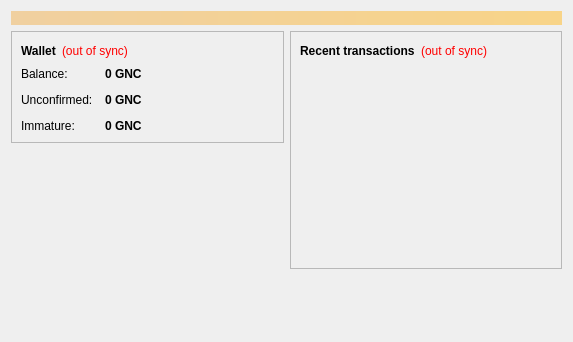
<?xml version="1.0" encoding="UTF-8"?>
<ui version="4.0">
 <class>OverviewPage</class>
 <widget class="QWidget" name="OverviewPage">
  <property name="geometry">
   <rect>
    <x>0</x>
    <y>0</y>
    <width>573</width>
    <height>342</height>
   </rect>
  </property>
  <property name="windowTitle">
   <string>Form</string>
  </property>
  <layout class="QVBoxLayout" name="topLayout">
   <item>
    <widget class="QLabel" name="labelAlerts">
     <property name="visible">
      <bool>false</bool>
     </property>
     <property name="styleSheet">
      <string notr="true">background-color: qlineargradient(x1: 0, y1: 0, x2: 1, y2: 0, stop:0 #F0D0A0, stop:1 #F8D488); color:#000000;</string>
     </property>
     <property name="wordWrap">
      <bool>true</bool>
     </property>
     <property name="margin">
      <number>3</number>
     </property>
    </widget>
   </item>
   <item>
    <layout class="QHBoxLayout" name="horizontalLayout" stretch="1,1">
     <item>
      <layout class="QVBoxLayout" name="verticalLayout_2">
       <item>
        <widget class="QFrame" name="frame">
         <property name="frameShape">
          <enum>QFrame::StyledPanel</enum>
         </property>
         <property name="frameShadow">
          <enum>QFrame::Raised</enum>
         </property>
         <layout class="QVBoxLayout" name="verticalLayout_4">
          <item>
           <layout class="QHBoxLayout" name="horizontalLayout_4">
            <item>
             <widget class="QLabel" name="label_5">
              <property name="font">
               <font>
                <weight>75</weight>
                <bold>true</bold>
               </font>
              </property>
              <property name="text">
               <string>Wallet</string>
              </property>
             </widget>
            </item>
            <item>
             <widget class="QLabel" name="labelWalletStatus">
              <property name="toolTip">
               <string>The displayed information may be out of date. Your wallet automatically synchronizes with the Generationchanger network after a connection is established, but this process has not completed yet.</string>
              </property>
              <property name="styleSheet">
               <string notr="true">QLabel { color: red; }</string>
              </property>
              <property name="text">
               <string notr="true">(out of sync)</string>
              </property>
              <property name="alignment">
               <set>Qt::AlignLeading|Qt::AlignLeft|Qt::AlignVCenter</set>
              </property>
             </widget>
            </item>
            <item>
             <spacer name="horizontalSpacer_2">
              <property name="orientation">
               <enum>Qt::Horizontal</enum>
              </property>
              <property name="sizeHint" stdset="0">
               <size>
                <width>40</width>
                <height>20</height>
               </size>
              </property>
             </spacer>
            </item>
           </layout>
          </item>
          <item>
           <layout class="QFormLayout" name="formLayout_2">
            <property name="fieldGrowthPolicy">
             <enum>QFormLayout::AllNonFixedFieldsGrow</enum>
            </property>
            <property name="horizontalSpacing">
             <number>12</number>
            </property>
            <property name="verticalSpacing">
             <number>12</number>
            </property>
            <item row="0" column="0">
             <widget class="QLabel" name="label">
              <property name="text">
               <string>Balance:</string>
              </property>
             </widget>
            </item>
            <item row="0" column="1">
             <widget class="QLabel" name="labelBalance">
              <property name="font">
               <font>
                <weight>75</weight>
                <bold>true</bold>
               </font>
              </property>
              <property name="cursor">
               <cursorShape>IBeamCursor</cursorShape>
              </property>
              <property name="toolTip">
               <string>Your current balance</string>
              </property>
              <property name="text">
               <string notr="true">0 GNC</string>
              </property>
              <property name="textInteractionFlags">
               <set>Qt::LinksAccessibleByMouse|Qt::TextSelectableByKeyboard|Qt::TextSelectableByMouse</set>
              </property>
             </widget>
            </item>
            <item row="1" column="0">
             <widget class="QLabel" name="label_3">
              <property name="text">
               <string>Unconfirmed:</string>
              </property>
             </widget>
            </item>
            <item row="1" column="1">
             <widget class="QLabel" name="labelUnconfirmed">
              <property name="font">
               <font>
                <weight>75</weight>
                <bold>true</bold>
               </font>
              </property>
              <property name="cursor">
               <cursorShape>IBeamCursor</cursorShape>
              </property>
              <property name="toolTip">
               <string>Total of transactions that have yet to be confirmed, and do not yet count toward the current balance</string>
              </property>
              <property name="text">
               <string notr="true">0 GNC</string>
              </property>
              <property name="textInteractionFlags">
               <set>Qt::LinksAccessibleByMouse|Qt::TextSelectableByKeyboard|Qt::TextSelectableByMouse</set>
              </property>
             </widget>
            </item>
            <item row="2" column="0">
             <widget class="QLabel" name="labelImmatureText">
              <property name="text">
               <string>Immature:</string>
              </property>
             </widget>
            </item>
            <item row="2" column="1">
             <widget class="QLabel" name="labelImmature">
              <property name="font">
               <font>
                <weight>75</weight>
                <bold>true</bold>
               </font>
              </property>
              <property name="toolTip">
               <string>Mined balance that has not yet matured</string>
              </property>
              <property name="text">
               <string notr="true">0 GNC</string>
              </property>
              <property name="textInteractionFlags">
               <set>Qt::LinksAccessibleByMouse|Qt::TextSelectableByKeyboard|Qt::TextSelectableByMouse</set>
              </property>
             </widget>
            </item>
           </layout>
          </item>
         </layout>
        </widget>
       </item>
       <item>
        <spacer name="verticalSpacer">
         <property name="orientation">
          <enum>Qt::Vertical</enum>
         </property>
         <property name="sizeHint" stdset="0">
          <size>
           <width>20</width>
           <height>40</height>
          </size>
         </property>
        </spacer>
       </item>
      </layout>
     </item>
     <item>
      <layout class="QVBoxLayout" name="verticalLayout_3">
       <item>
        <widget class="QFrame" name="frame_2">
         <property name="frameShape">
          <enum>QFrame::StyledPanel</enum>
         </property>
         <property name="frameShadow">
          <enum>QFrame::Raised</enum>
         </property>
         <layout class="QVBoxLayout" name="verticalLayout">
          <item>
           <layout class="QHBoxLayout" name="horizontalLayout_2">
            <item>
             <widget class="QLabel" name="label_4">
              <property name="text">
               <string>&lt;b&gt;Recent transactions&lt;/b&gt;</string>
              </property>
             </widget>
            </item>
            <item>
             <widget class="QLabel" name="labelTransactionsStatus">
              <property name="toolTip">
               <string>The displayed information may be out of date. Your wallet automatically synchronizes with the Generationchanger network after a connection is established, but this process has not completed yet.</string>
              </property>
              <property name="styleSheet">
               <string notr="true">QLabel { color: red; }</string>
              </property>
              <property name="text">
               <string notr="true">(out of sync)</string>
              </property>
              <property name="alignment">
               <set>Qt::AlignRight|Qt::AlignTrailing|Qt::AlignVCenter</set>
              </property>
             </widget>
            </item>
            <item>
             <spacer name="horizontalSpacer">
              <property name="orientation">
               <enum>Qt::Horizontal</enum>
              </property>
              <property name="sizeHint" stdset="0">
               <size>
                <width>40</width>
                <height>20</height>
               </size>
              </property>
             </spacer>
            </item>
           </layout>
          </item>
          <item>
           <widget class="QListView" name="listTransactions">
            <property name="styleSheet">
             <string notr="true">QListView { background: transparent; }</string>
            </property>
            <property name="frameShape">
             <enum>QFrame::NoFrame</enum>
            </property>
            <property name="verticalScrollBarPolicy">
             <enum>Qt::ScrollBarAlwaysOff</enum>
            </property>
            <property name="horizontalScrollBarPolicy">
             <enum>Qt::ScrollBarAlwaysOff</enum>
            </property>
            <property name="selectionMode">
             <enum>QAbstractItemView::NoSelection</enum>
            </property>
           </widget>
          </item>
         </layout>
        </widget>
       </item>
       <item>
        <spacer name="verticalSpacer_2">
         <property name="orientation">
          <enum>Qt::Vertical</enum>
         </property>
         <property name="sizeHint" stdset="0">
          <size>
           <width>20</width>
           <height>40</height>
          </size>
         </property>
        </spacer>
       </item>
      </layout>
     </item>
    </layout>
   </item>
  </layout>
 </widget>
 <resources/>
 <connections/>
</ui>
